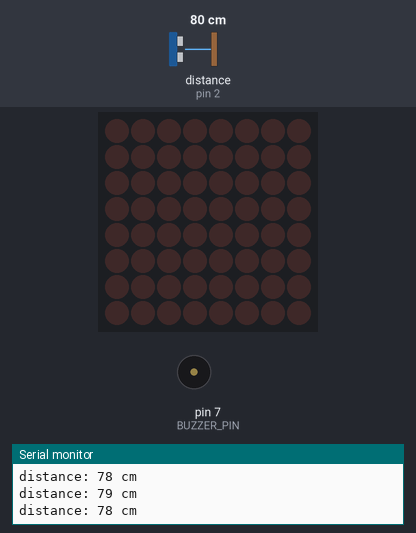
Bench run of a sketch on a simulated Arduino Uno, built with avr-gcc and run on an emulated ATmega328P. On the bench: 8×8 LED matrix, buzzer (waves = sounding, pin HIGH), the last lines printed to the serial monitor. Wiring (inferred from the names in the program): ultrasonic range finder: trigger pin 3; echo pin 2. The test bench sets the inputs (shaded band); at power-on: distance to the obstacle (sensor on pin 2) 80 cm. The echo pulse lasts 58.3 µs per cm; pins used as bus, display or sensor lines are not drawn.

Above: at 1.2 s.
1.3 s: distance to the obstacle (sensor on pin 2) set to 2 cm
At 3.1 s:
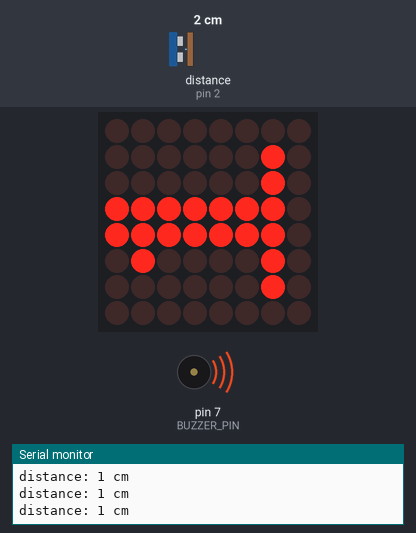
4.3 s: distance to the obstacle (sensor on pin 2) set to 4 cm
At 5.04 s:
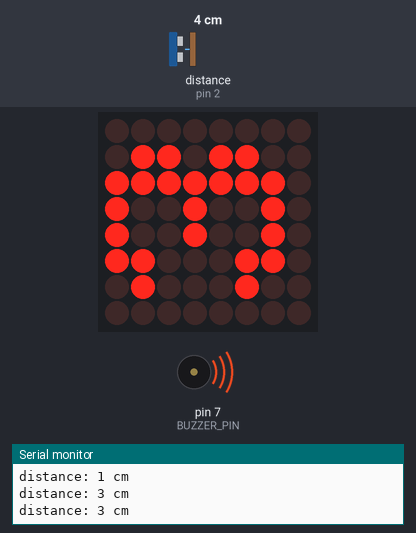
7.3 s: distance to the obstacle (sensor on pin 2) set to 60 cm
At 7.74 s:
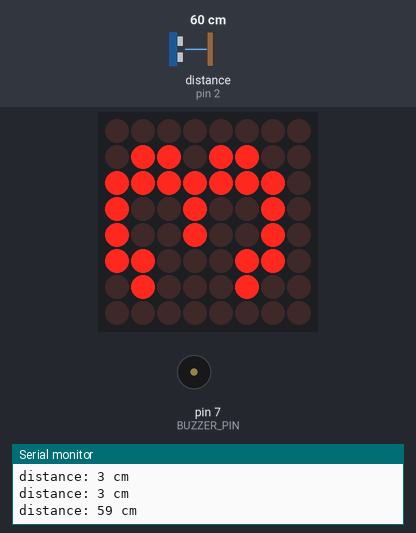
9.3 s: distance to the obstacle (sensor on pin 2) set to 9 cm
At 11.59 s:
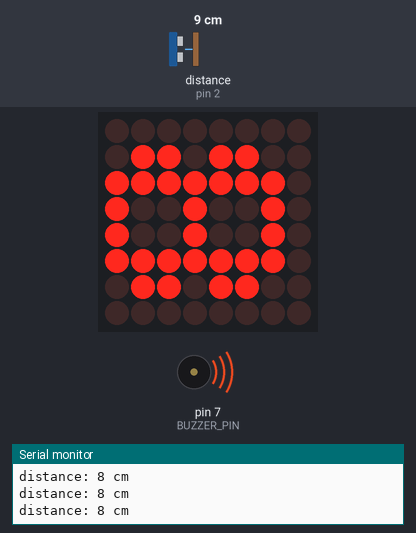
12.3 s: distance to the obstacle (sensor on pin 2) set to 2 cm
At 13.74 s:
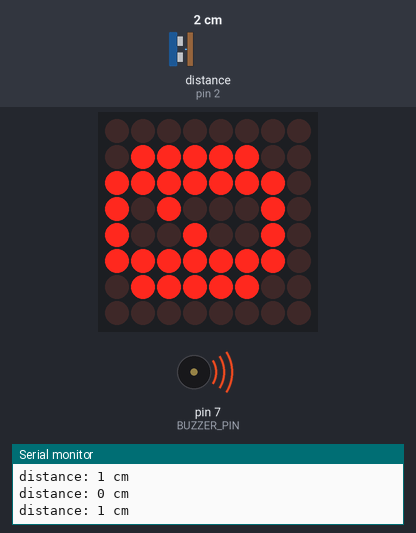
15.3 s: distance to the obstacle (sensor on pin 2) set to 10 cm
At 16.32 s:
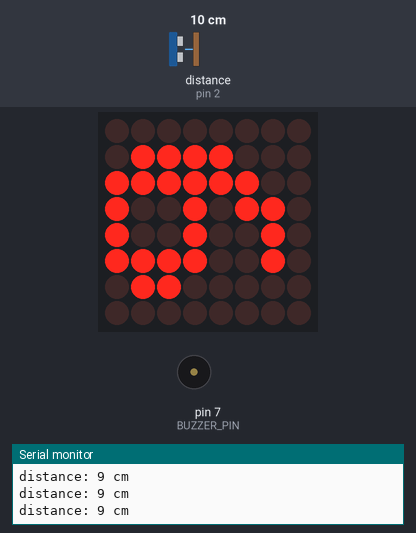
Timing chart, 0 to 29.9 s (numbered marks = the images above; inputs shaded):
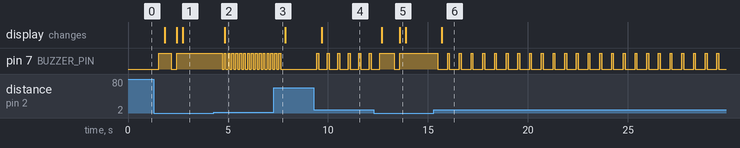

Measured:
- after the input at 1.3 s, pin 7 (BUZZER_PIN): LOW → HIGH after 0.24 s, → LOW 0.63 s later, → HIGH 0.27 s later; the display: changes after 0.53 s (image 1)
- after the input at 4.3 s, pin 7 (BUZZER_PIN): alternates HIGH for 0.09 s and LOW for 0.11 s, starting after 0.51 s; the display: changes after 0.54 s (image 2)
- after the input at 7.3 s, pin 7 (BUZZER_PIN): goes on until 7.6 s, then stays LOW
- after the input at 9.3 s, pin 7 (BUZZER_PIN): alternates HIGH for 0.09 s and LOW for 0.44 s, starting after 0.15 s; the display: changes after 0.38 s (image 4)
- after the input at 12.3 s, the display: first changes after 0.39 s (image 5 shows a later state)
- after the input at 15.3 s, the display: changes after 0.40 s (image 6)

The sketch:

02_distance_meter_with_led_matrix.ino
```cpp
#include <Arduino_FreeRTOS.h>  // Include FreeRTOS library for multitasking on Arduino
#include <LedControl.h>        // Library to control MAX7219-based LED matrix

// --- Pin definitions ---
#define TRIG_PIN 3            // Ultrasonic sensor trigger pin
#define ECHO_PIN 2            // Ultrasonic sensor echo pin
#define DIN 11                // MAX7219 Data In pin
#define CS 10                 // MAX7219 Chip Select pin
#define CLK 13                // MAX7219 Clock pin
#define BUZZER_PIN 7          // Piezo buzzer pin

// Initialize the LED matrix control (1 device)
LedControl lc = LedControl(DIN, CLK, CS, 1);

// Shared distance variable (volatile to prevent compiler optimization)
volatile int distance_cm = -1;

float duration_us;  // Variable to store echo pulse duration

// --- 8x8 bitmap representations for digits 0–9 ---
byte digits[10][8] = {
  {0x3C, 0x66, 0x6E, 0x76, 0x66, 0x66, 0x3C, 0x00}, // 0
  {0x18, 0x38, 0x18, 0x18, 0x18, 0x18, 0x7E, 0x00}, // 1
  {0x3C, 0x66, 0x06, 0x1C, 0x30, 0x66, 0x7E, 0x00}, // 2
  {0x3C, 0x66, 0x06, 0x1C, 0x06, 0x66, 0x3C, 0x00}, // 3
  {0x0C, 0x1C, 0x3C, 0x6C, 0x7E, 0x0C, 0x0C, 0x00}, // 4
  {0x7E, 0x60, 0x7C, 0x06, 0x06, 0x66, 0x3C, 0x00}, // 5
  {0x1C, 0x30, 0x60, 0x7C, 0x66, 0x66, 0x3C, 0x00}, // 6
  {0x7E, 0x66, 0x0C, 0x18, 0x18, 0x18, 0x18, 0x00}, // 7
  {0x3C, 0x66, 0x66, 0x3C, 0x66, 0x66, 0x3C, 0x00}, // 8
  {0x3C, 0x66, 0x66, 0x3E, 0x06, 0x0C, 0x38, 0x00}  // 9
};

void setup() {
  Serial.begin(9600);                   // Start serial communication for debugging
  pinMode(TRIG_PIN, OUTPUT);           // Set trigger pin as output
  pinMode(ECHO_PIN, INPUT);            // Set echo pin as input

  lc.shutdown(0, false);               // Wake up the LED matrix from power-saving mode
  lc.setIntensity(0, 8);               // Set brightness level (0–15)
  lc.clearDisplay(0);                  // Clear the LED matrix display

  pinMode(BUZZER_PIN, OUTPUT);         // Set buzzer pin as output

  // --- Create FreeRTOS tasks ---
  xTaskCreate(ultrasonicTask, "Ultrasonic", 128, NULL, 1, NULL); // Distance measurement
  xTaskCreate(displayTask,   "Display",    128, NULL, 1, NULL); // LED display
  xTaskCreate(buzzerTask,    "Buzzer",     128, NULL, 1, NULL); // Buzzer warning
}

void loop() {
  // FreeRTOS handles tasks; no need to use loop()
}

// 📏 Task: Measures distance using ultrasonic sensor and updates shared variable
void ultrasonicTask(void *pvParameters) {
  while (1) {
    // Send a 10 µs HIGH pulse to trigger pin
    digitalWrite(TRIG_PIN, HIGH);
    delayMicroseconds(10);
    digitalWrite(TRIG_PIN, LOW);

    // Read echo duration in microseconds
    duration_us = pulseIn(ECHO_PIN, HIGH);

    // Convert time to distance in centimeters (speed of sound ≈ 0.034 cm/us, half for to-and-fro)
    distance_cm = 0.017 * duration_us;

    // Output the measured distance to the Serial Monitor
    Serial.print("distance: ");
    Serial.print(distance_cm);
    Serial.println(" cm");

    // Delay before the next measurement
    vTaskDelay(300 / portTICK_PERIOD_MS);
  }
}

// 🔁 Task: Displays the measured distance on the 8x8 LED matrix
void displayTask(void *pvParameters) {
  while (1) {
    int d = distance_cm;  // Read the shared distance value

    if (d >= 0 && d <= 9) {
      displayDigit(d);  // Display digit if valid
    } else {
      lc.clearDisplay(0);  // Clear display for out-of-range values
    }

    vTaskDelay(300 / portTICK_PERIOD_MS);
  }
}

// 🔊 Task: Controls buzzer frequency based on distance (closer = faster beep)
void buzzerTask(void *pvParameters) {
  while (1) {
    int d = distance_cm;

    if (d > 0 && d <= 9) {
      // Map distance to delay: closer objects = shorter delay (faster beep)
      int beepDelay = map(d, 9, 2, 500, 50);  // 9 cm = 500ms, 2 cm = 50ms

      digitalWrite(BUZZER_PIN, HIGH);       // Turn buzzer ON
      vTaskDelay(100 / portTICK_PERIOD_MS); // Buzzer ON duration
      digitalWrite(BUZZER_PIN, LOW);        // Turn buzzer OFF
      vTaskDelay(beepDelay / portTICK_PERIOD_MS); // Delay between beeps
    } else {
      digitalWrite(BUZZER_PIN, LOW);        // Turn buzzer OFF if out of range
      vTaskDelay(100 / portTICK_PERIOD_MS);
    }
  }
}

// 🔢 Function: Displays a single digit rotated 90° clockwise on the LED matrix
void displayDigit(int num) {
  for (int x = 0; x < 8; x++) {
    byte colData = 0;

    // Transpose and flip bits to rotate digit 90° clockwise
    for (int y = 0; y < 8; y++) {
      if (digits[num][y] & (1 << x)) {
        colData |= (1 << (7 - y));
      }
    }

    // Set the row (originally column before rotation) on the display
    lc.setRow(0, x, colData);
  }
}
```
